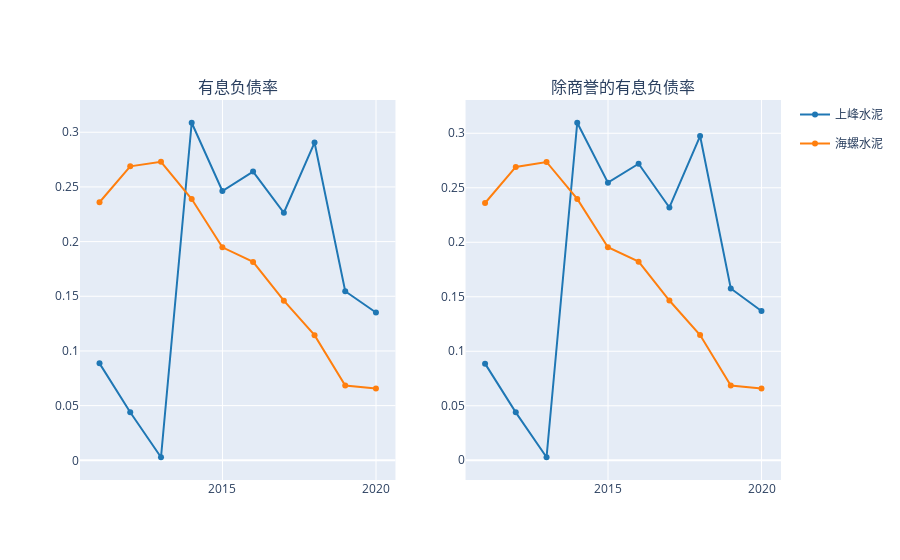

Source (notebook cell):
### Code cell
fig = make_subplots(1,2, subplot_titles=['有息负债率','除商誉的有息负债率'])

for i,k in enumerate(data_dfs.keys()):
    line_ = dict(color=DEFAULT_PLOTLY_COLORS[i])
    data_df = data_dfs[k]
    
    fig.append_trace(go.Scatter(x=data_df.index, y=data_df['debts_yx']/ data_df['total_assets'],name=k,line=line_,legendgroup=k),1,1)
    fig.append_trace(go.Scatter(x=data_df.index, y=data_df['debts_yx'] / (data_df['total_assets'] - data_df['goodwill']),name=k,line=line_,legendgroup=k, showlegend=False),1,2)
    
fig.show()

### Figure 1 — Plotly figure (JSON) as saved in the notebook; plotly's stock layout.template omitted (floating-point values rounded to 4 significant figures)
{"data": [{"legendgroup": "上峰水泥", "line": {"color": "rgb(31, 119, 180)"}, "name": "上峰水泥", "type": "scatter", "x": ["2010-12-31", "2011-12-31", "2012-12-31", "2013-12-31", "2014-12-31", "2015-12-31", "2016-12-31", "2017-12-31", "2018-12-31", "2019-12-31"], "xaxis": "x", "y": [0.08866, 0.04398, 0.002786, 0.3087, 0.2463, 0.2641, 0.2264, 0.2906, 0.1546, 0.1351], "yaxis": "y"}, {"legendgroup": "上峰水泥", "line": {"color": "rgb(31, 119, 180)"}, "name": "上峰水泥", "showlegend": false, "type": "scatter", "x": ["2010-12-31", "2011-12-31", "2012-12-31", "2013-12-31", "2014-12-31", "2015-12-31", "2016-12-31", "2017-12-31", "2018-12-31", "2019-12-31"], "xaxis": "x2", "y": [0.08866, 0.04398, 0.002786, 0.3096, 0.2547, 0.272, 0.2319, 0.2974, 0.1576, 0.137], "yaxis": "y2"}, {"legendgroup": "海螺水泥", "line": {"color": "rgb(255, 127, 14)"}, "name": "海螺水泥", "type": "scatter", "x": ["2010-12-31", "2011-12-31", "2012-12-31", "2013-12-31", "2014-12-31", "2015-12-31", "2016-12-31", "2017-12-31", "2018-12-31", "2019-12-31"], "xaxis": "x", "y": [0.236, 0.2688, 0.273, 0.239, 0.1948, 0.1814, 0.1459, 0.1144, 0.06843, 0.0657], "yaxis": "y"}, {"legendgroup": "海螺水泥", "line": {"color": "rgb(255, 127, 14)"}, "name": "海螺水泥", "showlegend": false, "type": "scatter", "x": ["2010-12-31", "2011-12-31", "2012-12-31", "2013-12-31", "2014-12-31", "2015-12-31", "2016-12-31", "2017-12-31", "2018-12-31", "2019-12-31"], "xaxis": "x2", "y": [0.236, 0.2691, 0.2737, 0.2397, 0.1955, 0.1822, 0.1466, 0.1149, 0.06867, 0.06588], "yaxis": "y2"}], "layout": {"annotations": [{"font": {"size": 16}, "showarrow": false, "text": "有息负债率", "x": 0.225, "xanchor": "center", "xref": "paper", "y": 1, "yanchor": "bottom", "yref": "paper"}, {"font": {"size": 16}, "showarrow": false, "text": "除商誉的有息负债率", "x": 0.775, "xanchor": "center", "xref": "paper", "y": 1, "yanchor": "bottom", "yref": "paper"}], "autosize": true, "xaxis": {"anchor": "y", "autorange": true, "domain": [0, 0.45], "range": ["2010-05-27 23:15:24.3262", "2020-08-04 00:44:35.6738"], "type": "date"}, "xaxis2": {"anchor": "y2", "autorange": true, "domain": [0.55, 1], "range": ["2010-05-27 23:15:24.3262", "2020-08-04 00:44:35.6738"], "type": "date"}, "yaxis": {"anchor": "x", "autorange": true, "domain": [0, 1], "range": [-0.01962, 0.3311], "type": "linear"}, "yaxis2": {"anchor": "x2", "autorange": true, "domain": [0, 1], "range": [-0.01969, 0.3321], "type": "linear"}}}
